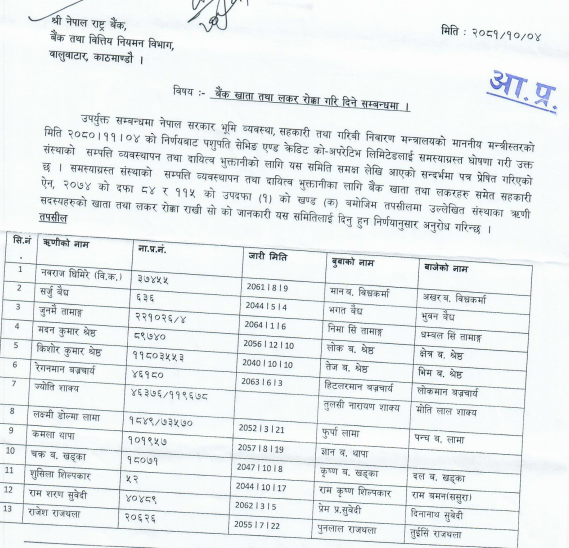
#> input picture nrb/data/bank.png, 1137 x 1096 px (shown at 1/2 size)
$ jupyter execute --allow-errors document.ipynb
#> lines starting #> are read from the running program, lines starting #| are printed output that depends on the picture; after the words box and inside, x2 and y2 are one past the last pixel; in counts of white or black regions, pixels touching at a corner belong together
[cell 1]
# [88 lines of commented-out code are left out]

[cell 2]
import cv2
import numpy as np
import pytesseract
from PIL import Image

# ---- CONFIG ----
INPUT_IMAGE = 'bank.png'  # Replace with your input
OUTPUT_TEXT = 'ocr_output.txt'
TESSERACT_LANG = 'nep'
TESSERACT_CONFIG = r'--psm 6 -l nep'

# ---- 1. Load Image as Grayscale ----
def load_image_grayscale(path):
#> called with path = 'bank.png'
    return cv2.imread(path, cv2.IMREAD_GRAYSCALE)

# ---- 2. Remove Watermark / Background ----
def remove_watermark(img):
    kernel = cv2.getStructuringElement(cv2.MORPH_RECT, (15, 15))
    bg = cv2.morphologyEx(img, cv2.MORPH_CLOSE, kernel)
    return cv2.divide(img, bg, scale=255)

# ---- 3. Adaptive Thresholding ----
def adaptive_binarize(img):
    return cv2.adaptiveThreshold(
        img, 255,
        cv2.ADAPTIVE_THRESH_MEAN_C,
        cv2.THRESH_BINARY, 15, 15)

# ---- 4. Remove Table Lines (Horizontal & Vertical) ----
def remove_lines(img):
    # Horizontal
    h_kernel = cv2.getStructuringElement(cv2.MORPH_RECT, (40, 1))
    h_lines = cv2.morphologyEx(img, cv2.MORPH_OPEN, h_kernel, iterations=1)
    no_h = cv2.subtract(img, h_lines)
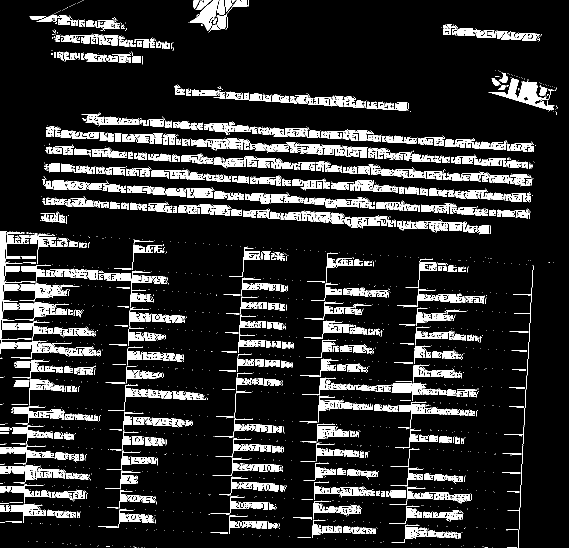
#> no_h: shape (1096, 1137) (shown at 1/2 size); 14.2% white; 3300 white regions (2036 under 20 px), largest, box (x1, y1, x2, y2) and area: (977, 156, 1109, 220) 2619, (0, 462, 13, 680) 1397, (379, 0, 437, 45) 1173

    # Vertical
    v_kernel = cv2.getStructuringElement(cv2.MORPH_RECT, (1, 40))
    v_lines = cv2.morphologyEx(no_h, cv2.MORPH_OPEN, v_kernel, iterations=1)
    return cv2.subtract(no_h, v_lines)

# ---- 5. Skew Correction ----
def deskew(img):
    coords = np.column_stack(np.where(img > 0))
#> coords = 175001 pairs, first value 0 to 1095, second value 0 to 1115
    angle = cv2.minAreaRect(coords)[-1]
#> angle = -1.67
    if angle < -45:
        angle = -(90 + angle)
    else:
        angle = -angle
#> angle = 1.67
    (h, w) = img.shape
    M = cv2.getRotationMatrix2D((w // 2, h // 2), angle, 1.0)
#> M = [[1, 0.0291, -15.71], [-0.0291, 1, 16.77]]
    return cv2.warpAffine(img, M, (w, h), flags=cv2.INTER_CUBIC, borderMode=cv2.BORDER_REPLICATE)

# ---- 6. Resize and Convert to 300 DPI PIL Image ----
def prepare_for_ocr(img_cv):
    # Resize to approx 300 DPI
    target_height = 3500  # ~A4 size at 300 DPI
    scale_factor = target_height / img_cv.shape[0]
    resized = cv2.resize(img_cv, None, fx=scale_factor, fy=scale_factor, interpolation=cv2.INTER_LINEAR)
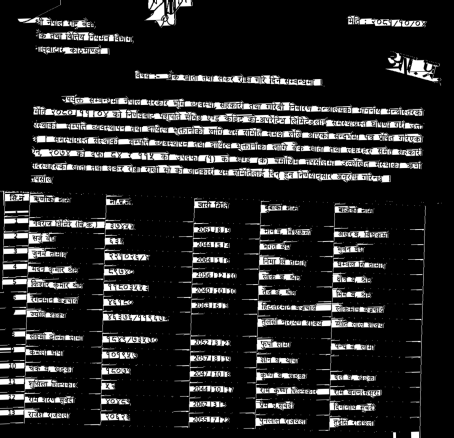
#> resized: shape (3500, 3631) (shown at 1/8 size); min 0, max 255, mean 36.4

    # Convert to PIL Image
    pil_img = Image.fromarray(resized)
    pil_img.info['dpi'] = (300, 300)
    return pil_img

# ---- 7. OCR with Tesseract (Nepali) ----
def run_ocr(pil_image):
    return pytesseract.image_to_string(pil_image, config=TESSERACT_CONFIG)

# ---- 8. Pipeline ----
def process_image(path):
    img = load_image_grayscale(path)
    no_bg = remove_watermark(img)
    binary = adaptive_binarize(no_bg)
    clean = remove_lines(binary)
    aligned = deskew(clean)
    pil_ready = prepare_for_ocr(aligned)
    return run_ocr(pil_ready)

# ---- Run ----
#> (the rest of this cell did not finish here and is left out)

[cell 3]
import cv2
import numpy as np
import pytesseract
from PIL import Image
import os

# ==== CONFIG ====
# Optional: Path to tesseract executable (for Windows)
# Uncomment and set your actual path if needed
pytesseract.pytesseract.tesseract_cmd = r'C:\Program Files\Tesseract-OCR\tesseract.exe'

TESSERACT_LANG = 'nep'
TESSERACT_CONFIG = r'--psm 6 -l nep'

# ==== HELPER FUNCTIONS ====

def load_image_grayscale(path):
    return cv2.imread(path, cv2.IMREAD_GRAYSCALE)

def remove_watermark(img):
    kernel = cv2.getStructuringElement(cv2.MORPH_RECT, (15, 15))
    bg = cv2.morphologyEx(img, cv2.MORPH_CLOSE, kernel)
    return cv2.divide(img, bg, scale=255)

def adaptive_binarize(img):
    return cv2.adaptiveThreshold(
        img, 255,
        cv2.ADAPTIVE_THRESH_MEAN_C,
        cv2.THRESH_BINARY, 15, 15)

def remove_lines(img):
    h_kernel = cv2.getStructuringElement(cv2.MORPH_RECT, (40, 1))
    h_lines = cv2.morphologyEx(img, cv2.MORPH_OPEN, h_kernel, iterations=1)
    no_h = cv2.subtract(img, h_lines)

    v_kernel = cv2.getStructuringElement(cv2.MORPH_RECT, (1, 40))
    v_lines = cv2.morphologyEx(no_h, cv2.MORPH_OPEN, v_kernel, iterations=1)
    return cv2.subtract(no_h, v_lines)

def deskew(img):
    coords = np.column_stack(np.where(img > 0))
    if coords.size == 0:
        return img  # Skip if no content
    angle = cv2.minAreaRect(coords)[-1]
#> angle = -1.67
    if angle < -45:
        angle = -(90 + angle)
    else:
        angle = -angle
#> angle = 1.67
    (h, w) = img.shape
    M = cv2.getRotationMatrix2D((w // 2, h // 2), angle, 1.0)
#> M = [[1, 0.0291, -15.71], [-0.0291, 1, 16.77]]
    return cv2.warpAffine(img, M, (w, h), flags=cv2.INTER_CUBIC, borderMode=cv2.BORDER_REPLICATE)

def prepare_for_ocr(img_cv):
    target_height = 3500  # For 300 DPI output
    scale_factor = target_height / img_cv.shape[0]
    resized = cv2.resize(img_cv, None, fx=scale_factor, fy=scale_factor, interpolation=cv2.INTER_LINEAR)
    pil_img = Image.fromarray(resized)
    pil_img.info['dpi'] = (300, 300)
    return pil_img

def extract_nepali_text(image_path, save_output=True, output_file='ocr_output.txt'):
    if not os.path.exists(image_path):
        raise FileNotFoundError(f"Image not found: {image_path}")

    print(f"🔍 Processing: {image_path}")
    img = load_image_grayscale(image_path)
    no_bg = remove_watermark(img)
    binary = adaptive_binarize(no_bg)
    clean = remove_lines(binary)
    aligned = deskew(clean)
    pil_ready = prepare_for_ocr(aligned)

    print("🧠 Running OCR...")
    text = pytesseract.image_to_string(pil_ready, config=TESSERACT_CONFIG)

    if save_output:
        with open(output_file, 'w', encoding='utf-8') as f:
            f.write(text)
        print(f"📁 OCR result saved to: {output_file}")

    return text

# ==== MAIN ====

#> (the rest of this cell did not finish here and is left out)

[cell 4]
import cv2
import numpy as np
import pytesseract
from PIL import Image
import os

# Optional: Only for Windows
# pytesseract.pytesseract.tesseract_cmd = r'C:\Program Files\Tesseract-OCR\tesseract.exe'

TESSERACT_LANG = 'nep'
TESSERACT_CONFIG = r'--oem 3 --psm 4 -l nep'  # psm 4 = Assume column text, better for scanned docs

def preprocess_image(img_path):
#> called with img_path = 'bank.png'
    gray = cv2.imread(img_path, cv2.IMREAD_GRAYSCALE)

    # Median blur to remove noise, preserve edges
    blurred = cv2.medianBlur(gray, 3)

    # Histogram equalization for contrast
    equalized = cv2.equalizeHist(blurred)
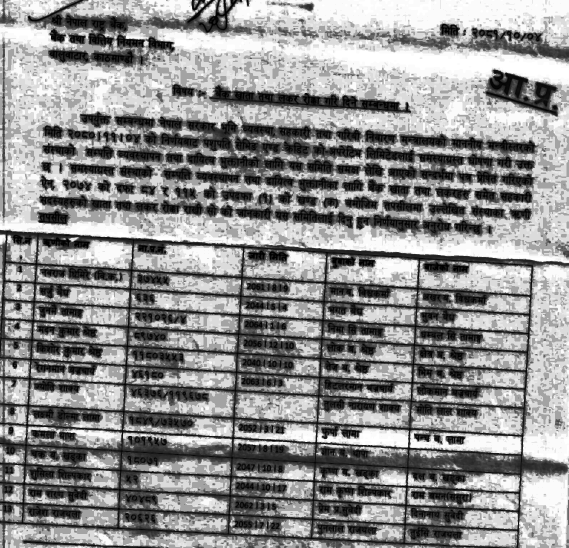
#> equalized: shape (1096, 1137) (shown at 1/2 size); min 0, max 255, mean 143.3

    # Binarization using adaptive Gaussian
    thresh = cv2.adaptiveThreshold(
        equalized, 255,
        cv2.ADAPTIVE_THRESH_GAUSSIAN_C,
        cv2.THRESH_BINARY, 21, 10
    )
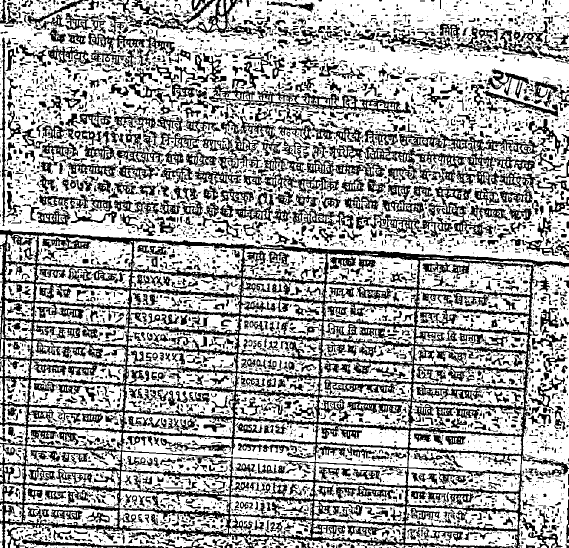
#> thresh: shape (1096, 1137) (shown at 1/2 size); 65.5% white; 5736 black regions (4048 under 20 px), largest, box (x1, y1, x2, y2) and area: (0, 458, 1137, 1096) 135533, (655, 267, 1078, 345) 8930, (418, 169, 822, 241) 6186

    # Optional: Invert (Tesseract sometimes works better)
    inverted = cv2.bitwise_not(thresh)

    return inverted

def deskew_image(img):
    coords = np.column_stack(np.where(img > 0))
#> coords = 430301 pairs, first value 0 to 1095, second value 0 to 1136
    if len(coords) == 0:
        return img
    angle = cv2.minAreaRect(coords)[-1]
#> angle = -90
    if angle < -45:
        angle = -(90 + angle)
#> angle = 0
    else:
        angle = -angle
    (h, w) = img.shape
    M = cv2.getRotationMatrix2D((w // 2, h // 2), angle, 1)
#> M = [[1, 0, 0], [0, 1, 0]]
    return cv2.warpAffine(img, M, (w, h), flags=cv2.INTER_CUBIC, borderMode=cv2.BORDER_REPLICATE)

def upscale_for_ocr(img):
    # Upscale to improve recognition of small characters
    height = img.shape[0]
    scale = 3000 / height
    return cv2.resize(img, None, fx=scale, fy=scale, interpolation=cv2.INTER_CUBIC)
#> returned value: shape (3000, 3112)

def extract_nepali_text(image_path, save_output=True, output_file='ocr_output.txt'):
    if not os.path.exists(image_path):
        raise FileNotFoundError(f"Image not found: {image_path}")

    print(f"🔍 Processing image: {image_path}")
    img = preprocess_image(image_path)
    deskewed = deskew_image(img)
    upscaled = upscale_for_ocr(deskewed)
    pil_img = Image.fromarray(upscaled)

    print("🧠 Running Tesseract OCR...")
    text = pytesseract.image_to_string(pil_img, config=TESSERACT_CONFIG)

    if save_output:
        with open(output_file, 'w', encoding='utf-8') as f:
            f.write(text)
        print(f"✅ OCR output saved to: {output_file}")

    return text

# Example usage
#> (the rest of this cell did not finish here and is left out)

[cell 5]
import cv2
import numpy as np
import pytesseract
from PIL import Image
import os

# If on Windows, uncomment:
# pytesseract.pytesseract.tesseract_cmd = r'C:\Program Files\Tesseract-OCR\tesseract.exe'

TESSERACT_LANG = 'nep'
TESSERACT_CONFIG = '--oem 3 --psm 4 -l nep'

def preprocess_image(path):
#> called with path = 'bank.png'
    gray = cv2.imread(path, cv2.IMREAD_GRAYSCALE)

    # Clean background a little
    blurred = cv2.medianBlur(gray, 3)

    # Histogram equalization for contrast enhancement
    enhanced = cv2.equalizeHist(blurred)

    # Binarization using Otsu
    _, thresh = cv2.threshold(enhanced, 0, 255, cv2.THRESH_BINARY + cv2.THRESH_OTSU)
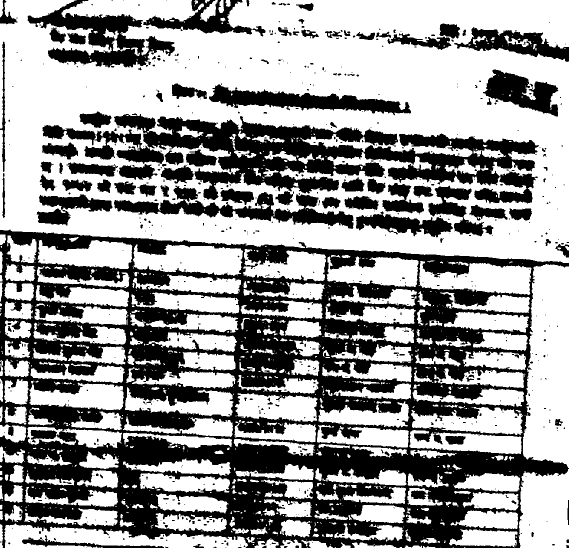
#> thresh: shape (1096, 1137) (shown at 1/2 size); 59.8% white; 747 black regions (625 under 20 px), largest, box (x1, y1, x2, y2) and area: (0, 459, 1137, 1096) 316851, (228, 227, 1078, 407) 61139, (55, 0, 350, 135) 14849

    return thresh  # Do NOT invert

def deskew(img):
    coords = np.column_stack(np.where(img < 255))
#> coords = 500529 pairs, first value 0 to 1095, second value 0 to 1136
    if len(coords) == 0:
        return img
    angle = cv2.minAreaRect(coords)[-1]
#> angle = -90
    if angle < -45:
        angle = -(90 + angle)
#> angle = 0
    else:
        angle = -angle
    (h, w) = img.shape
    M = cv2.getRotationMatrix2D((w // 2, h // 2), angle, 1)
#> M = [[1, 0, 0], [0, 1, 0]]
    return cv2.warpAffine(img, M, (w, h), flags=cv2.INTER_CUBIC, borderMode=cv2.BORDER_REPLICATE)

def upscale(img, target_height=3000):
#> called with target_height = 3000
    scale = target_height / img.shape[0]
    return cv2.resize(img, None, fx=scale, fy=scale, interpolation=cv2.INTER_CUBIC)

def extract_nepali_text(image_path, debug=True):
    if not os.path.exists(image_path):
        raise FileNotFoundError(f"Image not found: {image_path}")

    print(f"🔍 Processing: {image_path}")
    img = preprocess_image(image_path)
    deskewed = deskew(img)
    upscaled = upscale(deskewed)

    # Optional: Save debug image to visually confirm text quality
    if debug:
        cv2.imwrite('debug_output.png', upscaled)
        print("🖼️ Saved preprocessed image to 'debug_output.png'")

    pil_img = Image.fromarray(upscaled)
    print("🧠 Running Tesseract OCR...")

    text = pytesseract.image_to_string(pil_img, config=TESSERACT_CONFIG)

    if not text.strip():
        print("⚠️ OCR returned empty output. Try adjusting DPI or checking image contrast.")

    with open("ocr_output.txt", 'w', encoding='utf-8') as f:
        f.write(text)

    return text

# Run
#> (the rest of this cell did not finish here and is left out)

[cell 6]
import cv2
import pytesseract
import os
from PIL import Image

# Path to tesseract.exe if on Windows
# pytesseract.pytesseract.tesseract_cmd = r'C:\Program Files\Tesseract-OCR\tesseract.exe'

def extract_nepali_text(image_path):
#> called with image_path = 'bank.png'
    if not os.path.exists(image_path):
        raise FileNotFoundError(f"Image not found: {image_path}")

    # Step 1: Load and convert to grayscale
    image = cv2.imread(image_path)
#> image is the input picture: shape (1096, 1137, 3); mean B, G, R 238.4, 237.5, 232.8
    gray = cv2.cvtColor(image, cv2.COLOR_BGR2GRAY)

    # Step 2: Slight denoising (if needed)
    gray = cv2.fastNlMeansDenoising(gray, h=10)

    # Step 3: Light binarization
    _, binary = cv2.threshold(gray, 0, 255, cv2.THRESH_BINARY + cv2.THRESH_OTSU)

    # Step 4: Slight upscale (improve fine detail recognition)
    upscale = cv2.resize(binary, None, fx=1.5, fy=1.5, interpolation=cv2.INTER_LINEAR)
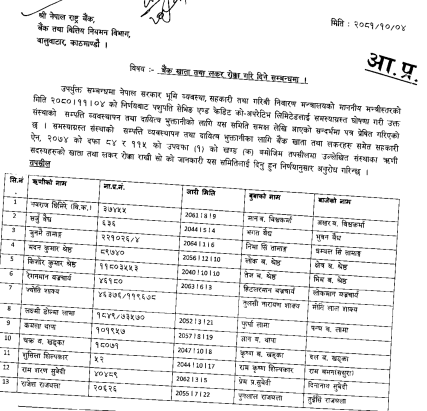
#> upscale: shape (1644, 1706) (shown at 1/4 size); min 0, max 255, mean 234.4

    # Optional debug
    cv2.imwrite("cleaned.png", upscale)

    # Step 5: Convert to PIL and OCR
    pil_img = Image.fromarray(upscale)
    config = "--oem 3 --psm 4 -l nep"
    text = pytesseract.image_to_string(pil_img, config=config)

    with open("ocr_output.txt", 'w', encoding='utf-8') as f:
        f.write(text)

    return text

# Run
#> (the rest of this cell did not finish here and is left out)

[cell 7]
import cv2
import pytesseract
from PIL import Image
import numpy as np

def preprocess_and_ocr(image_path):
#> called with image_path = 'bank.png'
    img = cv2.imread(image_path, cv2.IMREAD_GRAYSCALE)
    _, binary = cv2.threshold(img, 0, 255, cv2.THRESH_BINARY + cv2.THRESH_OTSU)

    # Invert if needed (text black, bg white)
    if np.mean(binary) < 127:
        binary = cv2.bitwise_not(binary)

    # Deskew
    coords = np.column_stack(np.where(binary > 0))
#> coords = 1145772 pairs, first value 0 to 1095, second value 0 to 1136
    angle = cv2.minAreaRect(coords)[-1]
#> angle = -90
    if angle < -45:
        angle = -(90 + angle)
#> angle = 0
    else:
        angle = -angle
    (h, w) = binary.shape
    M = cv2.getRotationMatrix2D((w//2, h//2), angle, 1.0)
#> M = [[1, 0, 0], [0, 1, 0]]
    deskewed = cv2.warpAffine(binary, M, (w, h), flags=cv2.INTER_CUBIC, borderMode=cv2.BORDER_REPLICATE)

    # Denoise lightly
    denoised = cv2.fastNlMeansDenoising(deskewed, h=10)

    # Upscale
    scaled = cv2.resize(denoised, None, fx=1.5, fy=1.5, interpolation=cv2.INTER_LINEAR)

    # OCR
    pil_img = Image.fromarray(scaled)
    config = '--oem 3 --psm 4 -l nep'
    text = pytesseract.image_to_string(pil_img, config=config)
    return text

# Run
#> (the rest of this cell did not finish here and is left out)

[cell 8]
import cv2
import pytesseract
import os
import numpy as np

pytesseract.pytesseract.tesseract_cmd = r'C:\Program Files\Tesseract-OCR\tesseract.exe'

def mild_deskew(img):
    coords = np.column_stack(np.where(img > 0))
#> coords = 1246152 pairs, first value 0 to 1095, second value 0 to 1136
    angle = cv2.minAreaRect(coords)[-1]
#> angle = -90
    if angle < -45:
        angle = -(90 + angle)
#> angle = 0
    else:
        angle = -angle
    if abs(angle) < 1.0:
        return img
    (h, w) = img.shape
    M = cv2.getRotationMatrix2D((w//2, h//2), angle, 1.0)
    return cv2.warpAffine(img, M, (w, h), flags=cv2.INTER_CUBIC, borderMode=cv2.BORDER_REPLICATE)

def extract_nepali_text(image_path):
    if not os.path.exists(image_path):
        raise FileNotFoundError(f"Image not found: {image_path}")

    image = cv2.imread(image_path)
    gray = cv2.cvtColor(image, cv2.COLOR_BGR2GRAY)

    # Optional: mild denoise (comment out if no noise)
    gray = cv2.fastNlMeansDenoising(gray, h=10)

    # Mild deskew if needed
    gray = mild_deskew(gray)

    # OCR config
    custom_config = r'--oem 3 --psm 4 -l nep'

    text = pytesseract.image_to_string(gray, config=custom_config)
    return text

#> (the rest of this cell did not finish here and is left out)

[cell 9]
import cv2
import pytesseract
import os

# OPTIONAL: For Windows users, specify the path to tesseract.exe
pytesseract.pytesseract.tesseract_cmd = r'C:\Program Files\Tesseract-OCR\tesseract.exe'

def extract_nepali_text(image_path):
    # Check if image file exists
    if not os.path.exists(image_path):
        raise FileNotFoundError(f"Image not found: {image_path}")

    # Load the image
    image = cv2.imread(image_path)

    # Convert to grayscale
    gray = cv2.cvtColor(image, cv2.COLOR_BGR2GRAY)

    # Optional: Apply thresholding for better accuracy
    # gray = cv2.threshold(gray, 0, 255, cv2.THRESH_BINARY + cv2.THRESH_OTSU)[1]

    # OCR: Extract Nepali text
    text = pytesseract.image_to_string(gray, lang='nep')

    return text

# Example usage
#> (the rest of this cell did not finish here and is left out)

[cell 10]
import cv2
import pytesseract
import os

pytesseract.pytesseract.tesseract_cmd = r'C:\Program Files\Tesseract-OCR\tesseract.exe'

def enhance_contrast(gray):
    clahe = cv2.createCLAHE(clipLimit=3.0, tileGridSize=(8,8))
    return clahe.apply(gray)
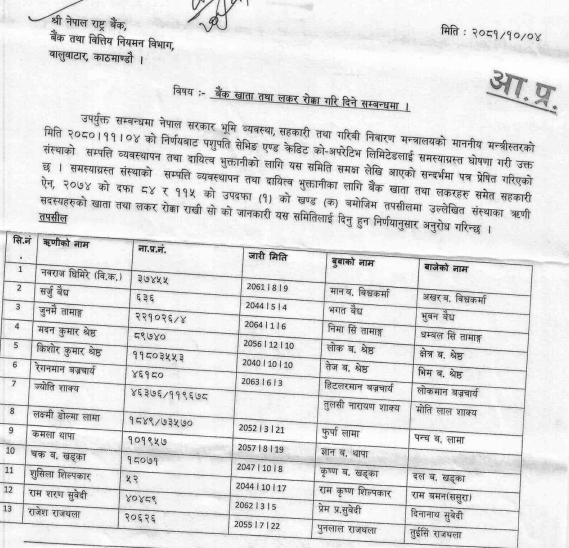
#> returned value: shape (1096, 1137) (shown at 1/2 size); min 4, max 255, mean 225

def extract_nepali_text(image_path):
    if not os.path.exists(image_path):
        raise FileNotFoundError(f"Image not found: {image_path}")

    image = cv2.imread(image_path)
    gray = cv2.cvtColor(image, cv2.COLOR_BGR2GRAY)
    gray = enhance_contrast(gray)  # Improve contrast

    custom_config = r'--oem 3 --psm 6 -l nep'
    text = pytesseract.image_to_string(gray, config=custom_config)

    return text

#> (the rest of this cell did not finish here and is left out)

[cell 11]
import cv2
import pytesseract
import easyocr

def preprocess_variants(image_path):
    img = cv2.imread(image_path)
    gray = cv2.cvtColor(img, cv2.COLOR_BGR2GRAY)

    # Variant 1: raw grayscale
    yield gray

    # Variant 2: CLAHE contrast enhanced
    clahe = cv2.createCLAHE(clipLimit=3.0, tileGridSize=(8,8))
    yield clahe.apply(gray)

    # Variant 3: adaptive threshold
    yield cv2.adaptiveThreshold(gray, 255, cv2.ADAPTIVE_THRESH_MEAN_C, cv2.THRESH_BINARY, 15, 15)

    # Variant 4: Otsu threshold
    _, otsu = cv2.threshold(gray, 0, 255, cv2.THRESH_BINARY + cv2.THRESH_OTSU)
    yield otsu

def run_tesseract(image, psm=6):
#> called with psm = 6
    config = f'--oem 3 --psm {psm} -l nep'
#> config = '--oem 3 --psm 6 -l nep'
    return pytesseract.image_to_string(image, config=config)

# [4 lines left out: function run_easyocr, not called in this run]

def combine_texts(texts):
    # Simple heuristic: return the longest text (you can improve this)
    return max(texts, key=len)

#> (the rest of this cell did not finish here and is left out)
